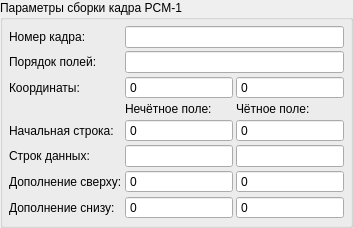
        <widget class="QWidget" name="pgPCM1Frame">
         <layout class="QVBoxLayout" name="verticalLayout_9">
          <property name="leftMargin">
           <number>0</number>
          </property>
          <property name="topMargin">
           <number>0</number>
          </property>
          <property name="rightMargin">
           <number>0</number>
          </property>
          <property name="bottomMargin">
           <number>0</number>
          </property>
          <item>
           <widget class="QGroupBox" name="gbxPCM1FrameSettings">
            <property name="title">
             <string>Параметры сборки кадра PCM-1</string>
            </property>
            <layout class="QGridLayout" name="gridLayout_6">
             <property name="leftMargin">
              <number>6</number>
             </property>
             <property name="topMargin">
              <number>6</number>
             </property>
             <property name="rightMargin">
              <number>6</number>
             </property>
             <property name="bottomMargin">
              <number>6</number>
             </property>
             <property name="spacing">
              <number>3</number>
             </property>
             <item row="4" column="2">
              <widget class="QLabel" name="lblPCM1Odd">
               <property name="sizePolicy">
                <sizepolicy hsizetype="Preferred" vsizetype="Minimum">
                 <horstretch>0</horstretch>
                 <verstretch>0</verstretch>
                </sizepolicy>
               </property>
               <property name="toolTip">
                <string>Параметры нечётного поля видео сигнала</string>
               </property>
               <property name="statusTip">
                <string>Параметры нечётного поля видео сигнала</string>
               </property>
               <property name="text">
                <string>Нечётное поле:</string>
               </property>
              </widget>
             </item>
             <item row="5" column="2">
              <widget class="QSpinBox" name="spbPCM1OddTopCut">
               <property name="enabled">
                <bool>true</bool>
               </property>
               <property name="sizePolicy">
                <sizepolicy hsizetype="Preferred" vsizetype="MinimumExpanding">
                 <horstretch>0</horstretch>
                 <verstretch>0</verstretch>
                </sizepolicy>
               </property>
               <property name="focusPolicy">
                <enum>Qt::NoFocus</enum>
               </property>
               <property name="toolTip">
                <string>Начальная строка PCM-данных в нечётном поле</string>
               </property>
               <property name="statusTip">
                <string>Начальная строка PCM-данных в нечётном поле</string>
               </property>
               <property name="readOnly">
                <bool>true</bool>
               </property>
               <property name="buttonSymbols">
                <enum>QAbstractSpinBox::NoButtons</enum>
               </property>
               <property name="maximum">
                <number>2160</number>
               </property>
              </widget>
             </item>
             <item row="5" column="0">
              <widget class="QLabel" name="lblPCM1TopCut">
               <property name="sizePolicy">
                <sizepolicy hsizetype="Minimum" vsizetype="Minimum">
                 <horstretch>0</horstretch>
                 <verstretch>0</verstretch>
                </sizepolicy>
               </property>
               <property name="toolTip">
                <string>Номер строки, с которой начинаются PCM-данные</string>
               </property>
               <property name="statusTip">
                <string>Номер строки, с которой начинаются PCM-данные</string>
               </property>
               <property name="layoutDirection">
                <enum>Qt::LeftToRight</enum>
               </property>
               <property name="text">
                <string>Начальная строка:</string>
               </property>
              </widget>
             </item>
             <item row="6" column="0">
              <widget class="QLabel" name="lblPCM1LineCount">
               <property name="sizePolicy">
                <sizepolicy hsizetype="Minimum" vsizetype="Minimum">
                 <horstretch>0</horstretch>
                 <verstretch>0</verstretch>
                </sizepolicy>
               </property>
               <property name="toolTip">
                <string>Количество строк, в которых могут быть PCM-данные</string>
               </property>
               <property name="statusTip">
                <string>Количество строк, в которых могут быть PCM-данные</string>
               </property>
               <property name="text">
                <string>Строк данных:</string>
               </property>
              </widget>
             </item>
             <item row="7" column="2">
              <widget class="QSpinBox" name="spbPCM1OddTopPad">
               <property name="enabled">
                <bool>true</bool>
               </property>
               <property name="sizePolicy">
                <sizepolicy hsizetype="Preferred" vsizetype="MinimumExpanding">
                 <horstretch>0</horstretch>
                 <verstretch>0</verstretch>
                </sizepolicy>
               </property>
               <property name="focusPolicy">
                <enum>Qt::NoFocus</enum>
               </property>
               <property name="toolTip">
                <string>Количество строк, которое необходимо вставить выше PCM-данных в нечётном поле</string>
               </property>
               <property name="statusTip">
                <string>Количество строк, которое необходимо вставить выше PCM-данных в нечётном поле</string>
               </property>
               <property name="readOnly">
                <bool>true</bool>
               </property>
               <property name="buttonSymbols">
                <enum>QAbstractSpinBox::NoButtons</enum>
               </property>
               <property name="maximum">
                <number>2160</number>
               </property>
              </widget>
             </item>
             <item row="7" column="0">
              <widget class="QLabel" name="lblPCM1TopPadding">
               <property name="sizePolicy">
                <sizepolicy hsizetype="Minimum" vsizetype="Minimum">
                 <horstretch>0</horstretch>
                 <verstretch>0</verstretch>
                </sizepolicy>
               </property>
               <property name="toolTip">
                <string>Количество строк, которое необходимо вставить выше PCM-данных для корректной сборки кадра</string>
               </property>
               <property name="statusTip">
                <string>Количество строк, которое необходимо вставить выше PCM-данных для корректной сборки кадра</string>
               </property>
               <property name="text">
                <string>Дополнение сверху:</string>
               </property>
              </widget>
             </item>
             <item row="8" column="2">
              <widget class="QSpinBox" name="spbPCM1OddBottomPad">
               <property name="enabled">
                <bool>true</bool>
               </property>
               <property name="sizePolicy">
                <sizepolicy hsizetype="Preferred" vsizetype="MinimumExpanding">
                 <horstretch>0</horstretch>
                 <verstretch>0</verstretch>
                </sizepolicy>
               </property>
               <property name="focusPolicy">
                <enum>Qt::NoFocus</enum>
               </property>
               <property name="toolTip">
                <string>Количество строк, которое необходимо вставить ниже PCM-данных в нечётном поле</string>
               </property>
               <property name="statusTip">
                <string>Количество строк, которое необходимо вставить ниже PCM-данных в нечётном поле</string>
               </property>
               <property name="readOnly">
                <bool>true</bool>
               </property>
               <property name="buttonSymbols">
                <enum>QAbstractSpinBox::NoButtons</enum>
               </property>
               <property name="maximum">
                <number>2160</number>
               </property>
              </widget>
             </item>
             <item row="8" column="0">
              <widget class="QLabel" name="lblPCM1BottomPadding">
               <property name="sizePolicy">
                <sizepolicy hsizetype="Minimum" vsizetype="Minimum">
                 <horstretch>0</horstretch>
                 <verstretch>0</verstretch>
                </sizepolicy>
               </property>
               <property name="toolTip">
                <string>Количество строк, которое необходимо вставить ниже PCM-данных для корректной сборки кадра</string>
               </property>
               <property name="statusTip">
                <string>Количество строк, которое необходимо вставить ниже PCM-данных для корректной сборки кадра</string>
               </property>
               <property name="text">
                <string>Дополнение снизу:</string>
               </property>
              </widget>
             </item>
             <item row="2" column="0">
              <widget class="QLabel" name="lblPCM1FrameFieldOrder">
               <property name="sizePolicy">
                <sizepolicy hsizetype="Maximum" vsizetype="Minimum">
                 <horstretch>0</horstretch>
                 <verstretch>0</verstretch>
                </sizepolicy>
               </property>
               <property name="toolTip">
                <string>Установленный порядок полей в кадре</string>
               </property>
               <property name="statusTip">
                <string>Установленный порядок полей в кадре</string>
               </property>
               <property name="text">
                <string>Порядок полей:</string>
               </property>
              </widget>
             </item>
             <item row="1" column="0">
              <widget class="QLabel" name="lblPCM1FrameNo">
               <property name="sizePolicy">
                <sizepolicy hsizetype="Maximum" vsizetype="Minimum">
                 <horstretch>0</horstretch>
                 <verstretch>0</verstretch>
                </sizepolicy>
               </property>
               <property name="toolTip">
                <string>Номер кадра исходного видео, для которого применяются параметры сборки</string>
               </property>
               <property name="statusTip">
                <string>Номер кадра исходного видео, для которого применяются параметры сборки</string>
               </property>
               <property name="text">
                <string>Номер кадра:</string>
               </property>
              </widget>
             </item>
             <item row="4" column="3">
              <widget class="QLabel" name="lblPCM1Even">
               <property name="sizePolicy">
                <sizepolicy hsizetype="Preferred" vsizetype="Minimum">
                 <horstretch>0</horstretch>
                 <verstretch>0</verstretch>
                </sizepolicy>
               </property>
               <property name="toolTip">
                <string>Параметры чётного поля видео сигнала</string>
               </property>
               <property name="statusTip">
                <string>Параметры чётного поля видео сигнала</string>
               </property>
               <property name="text">
                <string>Чётное поле:</string>
               </property>
              </widget>
             </item>
             <item row="5" column="3">
              <widget class="QSpinBox" name="spbPCM1EvenTopCut">
               <property name="enabled">
                <bool>true</bool>
               </property>
               <property name="sizePolicy">
                <sizepolicy hsizetype="Preferred" vsizetype="MinimumExpanding">
                 <horstretch>0</horstretch>
                 <verstretch>0</verstretch>
                </sizepolicy>
               </property>
               <property name="focusPolicy">
                <enum>Qt::NoFocus</enum>
               </property>
               <property name="toolTip">
                <string>Начальная строка PCM-данных в чётном поле</string>
               </property>
               <property name="statusTip">
                <string>Начальная строка PCM-данных в чётном поле</string>
               </property>
               <property name="readOnly">
                <bool>true</bool>
               </property>
               <property name="buttonSymbols">
                <enum>QAbstractSpinBox::NoButtons</enum>
               </property>
               <property name="maximum">
                <number>2160</number>
               </property>
              </widget>
             </item>
             <item row="7" column="3">
              <widget class="QSpinBox" name="spbPCM1EvenTopPad">
               <property name="enabled">
                <bool>true</bool>
               </property>
               <property name="sizePolicy">
                <sizepolicy hsizetype="Preferred" vsizetype="MinimumExpanding">
                 <horstretch>0</horstretch>
                 <verstretch>0</verstretch>
                </sizepolicy>
               </property>
               <property name="focusPolicy">
                <enum>Qt::NoFocus</enum>
               </property>
               <property name="toolTip">
                <string>Количество строк, которое необходимо вставить выше PCM-данных в чётном поле</string>
               </property>
               <property name="statusTip">
                <string>Количество строк, которое необходимо вставить выше PCM-данных в чётном поле</string>
               </property>
               <property name="readOnly">
                <bool>true</bool>
               </property>
               <property name="buttonSymbols">
                <enum>QAbstractSpinBox::NoButtons</enum>
               </property>
               <property name="maximum">
                <number>2160</number>
               </property>
              </widget>
             </item>
             <item row="8" column="3">
              <widget class="QSpinBox" name="spbPCM1EvenBottomPad">
               <property name="enabled">
                <bool>true</bool>
               </property>
               <property name="sizePolicy">
                <sizepolicy hsizetype="Preferred" vsizetype="MinimumExpanding">
                 <horstretch>0</horstretch>
                 <verstretch>0</verstretch>
                </sizepolicy>
               </property>
               <property name="focusPolicy">
                <enum>Qt::NoFocus</enum>
               </property>
               <property name="toolTip">
                <string>Количество строк, которое необходимо вставить ниже PCM-данных в чётном поле</string>
               </property>
               <property name="statusTip">
                <string>Количество строк, которое необходимо вставить ниже PCM-данных в чётном поле</string>
               </property>
               <property name="readOnly">
                <bool>true</bool>
               </property>
               <property name="buttonSymbols">
                <enum>QAbstractSpinBox::NoButtons</enum>
               </property>
               <property name="maximum">
                <number>2160</number>
               </property>
              </widget>
             </item>
             <item row="2" column="2" colspan="2">
              <widget class="QLineEdit" name="edtPCM1SetOrder">
               <property name="sizePolicy">
                <sizepolicy hsizetype="Preferred" vsizetype="MinimumExpanding">
                 <horstretch>0</horstretch>
                 <verstretch>0</verstretch>
                </sizepolicy>
               </property>
               <property name="mouseTracking">
                <bool>false</bool>
               </property>
               <property name="focusPolicy">
                <enum>Qt::NoFocus</enum>
               </property>
               <property name="acceptDrops">
                <bool>false</bool>
               </property>
               <property name="toolTip">
                <string>Установленный порядок полей в кадре</string>
               </property>
               <property name="statusTip">
                <string>Установленный порядок полей в кадре</string>
               </property>
               <property name="readOnly">
                <bool>true</bool>
               </property>
              </widget>
             </item>
             <item row="1" column="2" colspan="2">
              <widget class="QLineEdit" name="edtPCM1FrameNo">
               <property name="sizePolicy">
                <sizepolicy hsizetype="Preferred" vsizetype="MinimumExpanding">
                 <horstretch>0</horstretch>
                 <verstretch>0</verstretch>
                </sizepolicy>
               </property>
               <property name="mouseTracking">
                <bool>false</bool>
               </property>
               <property name="focusPolicy">
                <enum>Qt::NoFocus</enum>
               </property>
               <property name="acceptDrops">
                <bool>false</bool>
               </property>
               <property name="toolTip">
                <string>Номер кадра исходного видео, для которого применяются параметры сборки</string>
               </property>
               <property name="statusTip">
                <string>Номер кадра исходного видео, для которого применяются параметры сборки</string>
               </property>
               <property name="readOnly">
                <bool>true</bool>
               </property>
              </widget>
             </item>
             <item row="6" column="2">
              <widget class="QLineEdit" name="edtPCM1OddCount">
               <property name="sizePolicy">
                <sizepolicy hsizetype="Preferred" vsizetype="MinimumExpanding">
                 <horstretch>0</horstretch>
                 <verstretch>0</verstretch>
                </sizepolicy>
               </property>
               <property name="mouseTracking">
                <bool>false</bool>
               </property>
               <property name="focusPolicy">
                <enum>Qt::NoFocus</enum>
               </property>
               <property name="acceptDrops">
                <bool>false</bool>
               </property>
               <property name="toolTip">
                <string>Количество строк PCM-данных в нечётном поле</string>
               </property>
               <property name="statusTip">
                <string>Количество строк PCM-данных в нечётном поле</string>
               </property>
               <property name="readOnly">
                <bool>true</bool>
               </property>
              </widget>
             </item>
             <item row="6" column="3">
              <widget class="QLineEdit" name="edtPCM1EvenCount">
               <property name="sizePolicy">
                <sizepolicy hsizetype="Preferred" vsizetype="MinimumExpanding">
                 <horstretch>0</horstretch>
                 <verstretch>0</verstretch>
                </sizepolicy>
               </property>
               <property name="mouseTracking">
                <bool>false</bool>
               </property>
               <property name="focusPolicy">
                <enum>Qt::NoFocus</enum>
               </property>
               <property name="acceptDrops">
                <bool>false</bool>
               </property>
               <property name="toolTip">
                <string>Количество строк PCM-данных в чётном поле</string>
               </property>
               <property name="statusTip">
                <string>Количество строк PCM-данных в чётном поле</string>
               </property>
               <property name="readOnly">
                <bool>true</bool>
               </property>
              </widget>
             </item>
             <item row="3" column="0">
              <widget class="QLabel" name="lblPCM1DataCoord">
               <property name="sizePolicy">
                <sizepolicy hsizetype="Maximum" vsizetype="Minimum">
                 <horstretch>0</horstretch>
                 <verstretch>0</verstretch>
                </sizepolicy>
               </property>
               <property name="text">
                <string>Координаты:</string>
               </property>
              </widget>
             </item>
             <item row="3" column="2">
              <widget class="QSpinBox" name="spbPCM1DataCoordStart">
               <property name="sizePolicy">
                <sizepolicy hsizetype="Preferred" vsizetype="MinimumExpanding">
                 <horstretch>0</horstretch>
                 <verstretch>0</verstretch>
                </sizepolicy>
               </property>
               <property name="focusPolicy">
                <enum>Qt::NoFocus</enum>
               </property>
               <property name="readOnly">
                <bool>true</bool>
               </property>
               <property name="buttonSymbols">
                <enum>QAbstractSpinBox::NoButtons</enum>
               </property>
               <property name="minimum">
                <number>-32768</number>
               </property>
               <property name="maximum">
                <number>32767</number>
               </property>
              </widget>
             </item>
             <item row="3" column="3">
              <widget class="QSpinBox" name="spbPCM1DataCoordStop">
               <property name="sizePolicy">
                <sizepolicy hsizetype="Preferred" vsizetype="MinimumExpanding">
                 <horstretch>0</horstretch>
                 <verstretch>0</verstretch>
                </sizepolicy>
               </property>
               <property name="focusPolicy">
                <enum>Qt::NoFocus</enum>
               </property>
               <property name="readOnly">
                <bool>true</bool>
               </property>
               <property name="buttonSymbols">
                <enum>QAbstractSpinBox::NoButtons</enum>
               </property>
               <property name="minimum">
                <number>-32768</number>
               </property>
               <property name="maximum">
                <number>32767</number>
               </property>
              </widget>
             </item>
            </layout>
           </widget>
          </item>
         </layout>
        </widget>
